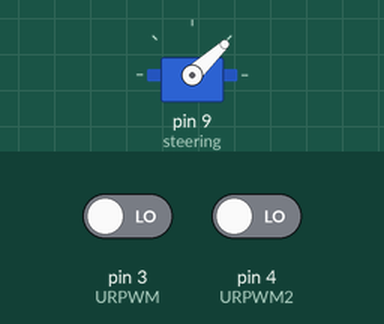
This sketch was run on a simulated Arduino Uno, built with avr-gcc and run on an emulated ATmega328P. Parts: servo. The inputs (shaded band) are chosen by the test bench; at power-on: pin 3 (URPWM) LOW, pin 4 (URPWM2) LOW. What the sketch prints to the serial monitor is not drawn.

Above: at 0.1 s.
At 1.1 s:
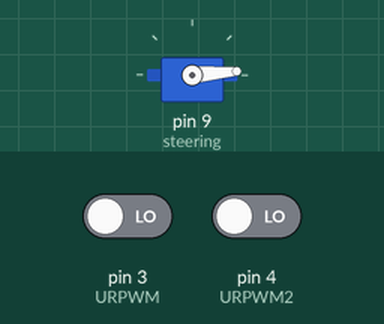
At 2.1 s:
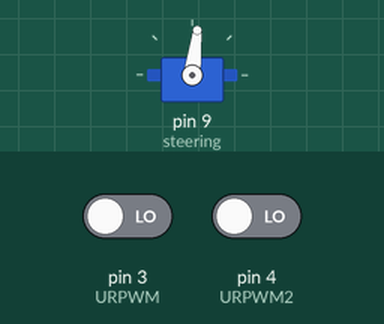
Timing chart, 0 to 3.6 s (numbered marks = the images above):
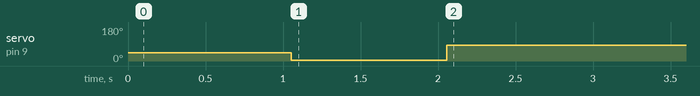

Measured:
- by itself, servo on pin 9 (steering): 43° → 5° at 1.1 s, → 83° 1.0 s later

The sketch:

Distance.ino
```cpp
#include <Servo.h>                                  // Include Servo library

Servo steering;                                      // create servo object to control a servo

int pos=0;                                          // variable to store the servo position

int URPWM=3;                                        // PWM Output 0-25000us,every 50us represent 1cm
int URTRIG=5;                                       // PWM trigger pin

int URPWM2=4;                                        // PWM Output 0-25000us,every 50us represent 1cm
int URTRIG2=6;                                       // PWM trigger pin

boolean up=true;                                    // create a boolean variable
boolean up2=true;                                    // create a boolean variable
boolean steer=false;
boolean steerRight=false;

unsigned long time;                                 // create a time variable
unsigned long urmTimer = 0;                          // timer for managing the sensor reading flash rate
unsigned int Distance=0;

unsigned long urmTimer2 = 0;                          // timer for managing the sensor reading flash rate
unsigned int Distance2 = 0;

uint8_t EnPwmCmd[4]={0x44,0x22,0xbb,0x01};          // distance measure command

void setup(){                                      // Serial initialization
  Serial.begin(9600);                              // Sets the baud rate to 9600
  steering.attach(9);                              // Pin 9 to control servo
  steering.write(43);                              // starts servo at 43 degrees

  PWM_Mode_Setup();
  PWM_Mode_Setup_Right();
}

void loop(){
   if(millis()-urmTimer > 50){
     urmTimer=millis();

     PWM_Mode();
     PWM_Mode_Right();
   }
}

void PWM_Mode_Setup(){
  pinMode(URTRIG,OUTPUT);                            // A low pull on pin COMP/TRIG
  digitalWrite(URTRIG,HIGH);                         // Set to HIGH

  pinMode(URPWM, INPUT);                             // Sending Enable PWM mode command

  for(int i=0;i<4;i++){
      Serial.write(EnPwmCmd[i]);
   }
}

void PWM_Mode_Setup_Right(){
  pinMode(URTRIG2,OUTPUT);                            // A low pull on pin COMP/TRIG
  digitalWrite(URTRIG2,HIGH);                         // Set to HIGH

  pinMode(URPWM2, INPUT);                             // Sending Enable PWM mode command

  for(int i=0;i<4;i++){
      Serial.write(EnPwmCmd[i]);
   }
}

void PWM_Mode(){                                     // a low pull on pin COMP/TRIG  triggering a sensor reading
    digitalWrite(URTRIG, LOW);
    digitalWrite(URTRIG, HIGH);                      // reading Pin PWM will output pulses

    unsigned long DistanceMeasured=pulseIn(URPWM,LOW);

    if(DistanceMeasured==50000){                     // the reading is invalid.
      Serial.print("Invalid");
   }
    else{
      Distance=DistanceMeasured/50;                  // every 50us low level stands for 1cm

      if(steer == false){
        if(Distance <= 10){
          goLeft();
          steer = true;
        }
      }
      else{
        if(Distance >= 10){
          forwardFromLeft();
          steer = false;
        }
      }
   }
}

void PWM_Mode_Right(){                                     // a low pull on pin COMP/TRIG  triggering a sensor reading
    digitalWrite(URTRIG2, LOW);
    digitalWrite(URTRIG2, HIGH);                      // reading Pin PWM will output pulses

    unsigned long DistanceMeasured2 = pulseIn(URPWM2,LOW);

    if(DistanceMeasured2==50000){                     // the reading is invalid.
      Serial.print("Invalid");
   }
    else{
      Distance2=DistanceMeasured2/50;                  // every 50us low level stands for 1cm

      if(steerRight == false){
        if(Distance2 <= 10){
          goRight();
          steerRight = true;
        }
      }
      else{
        if(Distance2 >= 10){
          forwardFromRight();
          steerRight = false;
        }
      }
   }
}

void goLeft(){
  for(pos = 43; pos >= 5; pos -= 1) // goes from 110 degrees to 90 degrees
  {
    steering.write(pos); // tell servo to go to position in variable ‘pos’
  }
}

void forwardFromLeft(){
  if(pos != 43){
    for(pos = 5; pos < 43; pos += 1) // goes from 90 degrees to 110 degrees
    {
       steering.write(pos); // tell servo to go to position in variable ‘pos’
    }
  }
}

void goRight(){
  for(pos = 43; pos <= 83; pos += 1) // goes from 110 degrees to 90 degrees
  {
    steering.write(pos); // tell servo to go to position in variable ‘pos’
  }
}

void forwardFromRight(){
  if(pos != 43){
    for(pos = 83; pos > 43; pos -= 1) // goes from 90 degrees to 110 degrees
    {
       steering.write(pos); // tell servo to go to position in variable ‘pos’
    }
  }
}
```
